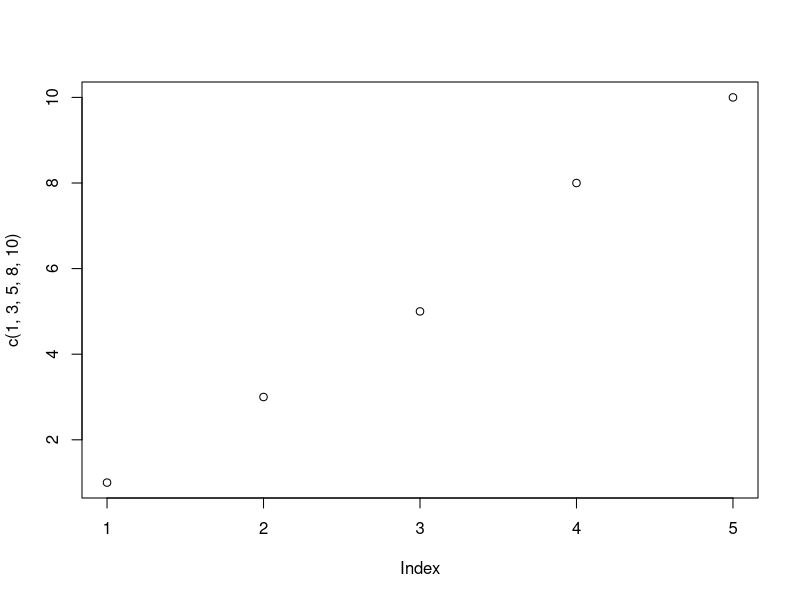

Reproduce this figure in R.
## ---- chunk 1
plot(c(1,3,5,8,10))  # gráfico
## ---- chunk 2
rm(list = ls())
dev.off()
cat("\014")
